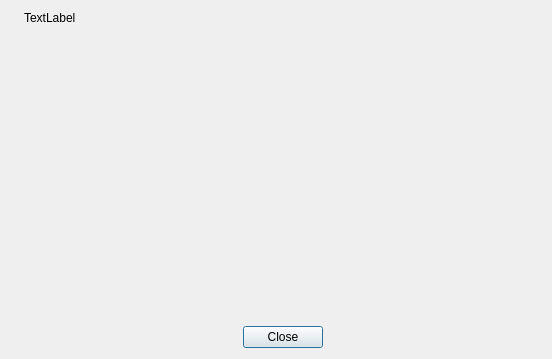
<?xml version="1.0" encoding="UTF-8"?>
<ui version="4.0">
 <class>AboutDialog</class>
 <widget class="QDialog" name="AboutDialog">
  <property name="geometry">
   <rect>
    <x>0</x>
    <y>0</y>
    <width>552</width>
    <height>359</height>
   </rect>
  </property>
  <property name="windowTitle">
   <string>About</string>
  </property>
  <layout class="QGridLayout" name="gridLayout">
   <item row="0" column="1">
    <widget class="QLabel" name="text">
     <property name="text">
      <string>TextLabel</string>
     </property>
     <property name="alignment">
      <set>Qt::AlignLeading|Qt::AlignLeft|Qt::AlignTop</set>
     </property>
    </widget>
   </item>
   <item row="0" column="0" rowspan="2">
    <widget class="QLabel" name="label">
     <property name="text">
      <string/>
     </property>
     <property name="pixmap">
      <pixmap resource="../../resources/resources.qrc">:/img/SRI.png</pixmap>
     </property>
    </widget>
   </item>
   <item row="1" column="1">
    <widget class="QDialogButtonBox" name="buttonBox">
     <property name="orientation">
      <enum>Qt::Horizontal</enum>
     </property>
     <property name="standardButtons">
      <set>QDialogButtonBox::Close</set>
     </property>
     <property name="centerButtons">
      <bool>true</bool>
     </property>
    </widget>
   </item>
  </layout>
 </widget>
 <resources>
  <include location="../../resources/resources.qrc"/>
 </resources>
 <connections>
  <connection>
   <sender>buttonBox</sender>
   <signal>accepted()</signal>
   <receiver>AboutDialog</receiver>
   <slot>accept()</slot>
   <hints>
    <hint type="sourcelabel">
     <x>248</x>
     <y>254</y>
    </hint>
    <hint type="destinationlabel">
     <x>157</x>
     <y>274</y>
    </hint>
   </hints>
  </connection>
  <connection>
   <sender>buttonBox</sender>
   <signal>rejected()</signal>
   <receiver>AboutDialog</receiver>
   <slot>reject()</slot>
   <hints>
    <hint type="sourcelabel">
     <x>316</x>
     <y>260</y>
    </hint>
    <hint type="destinationlabel">
     <x>286</x>
     <y>274</y>
    </hint>
   </hints>
  </connection>
 </connections>
</ui>
